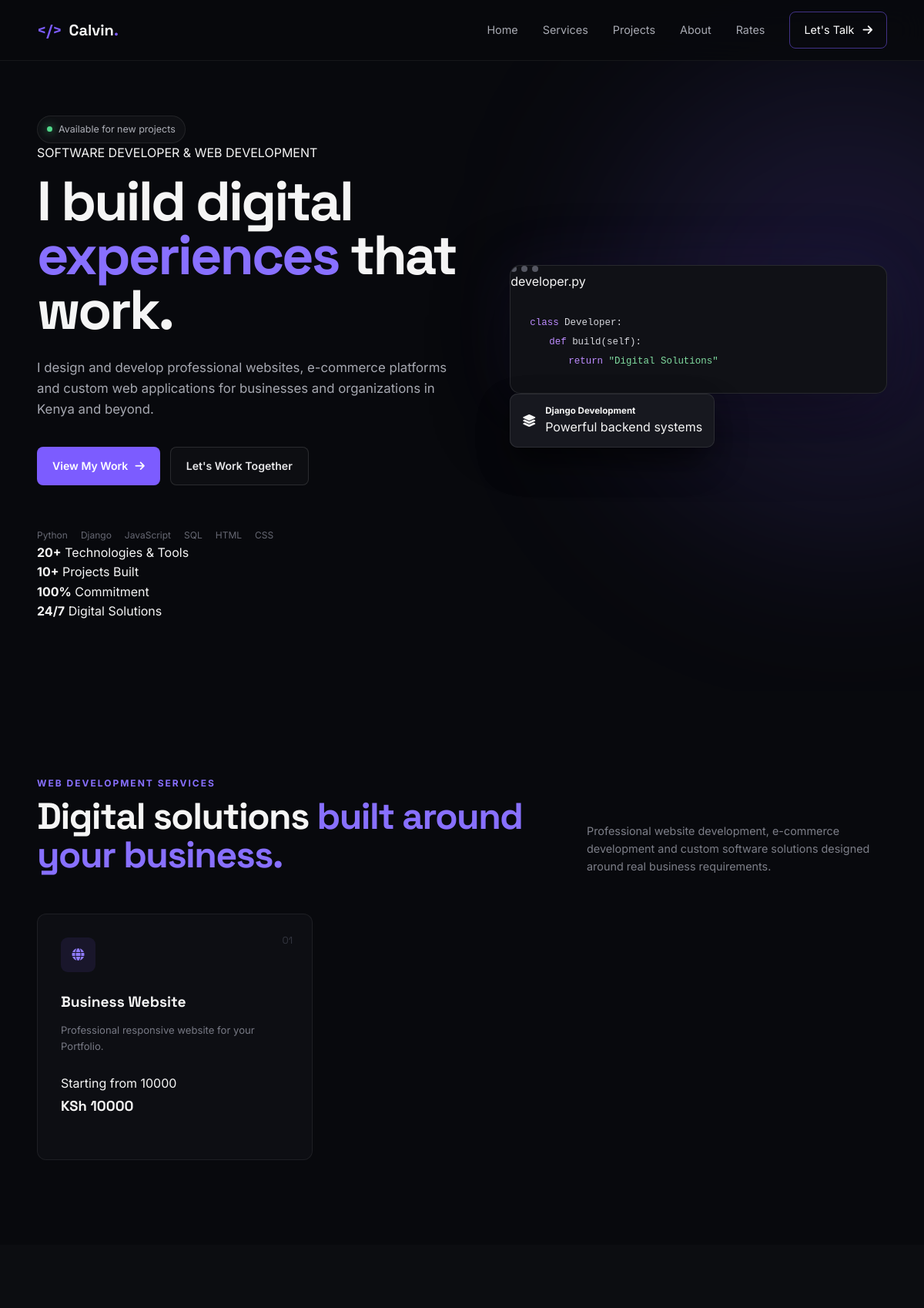
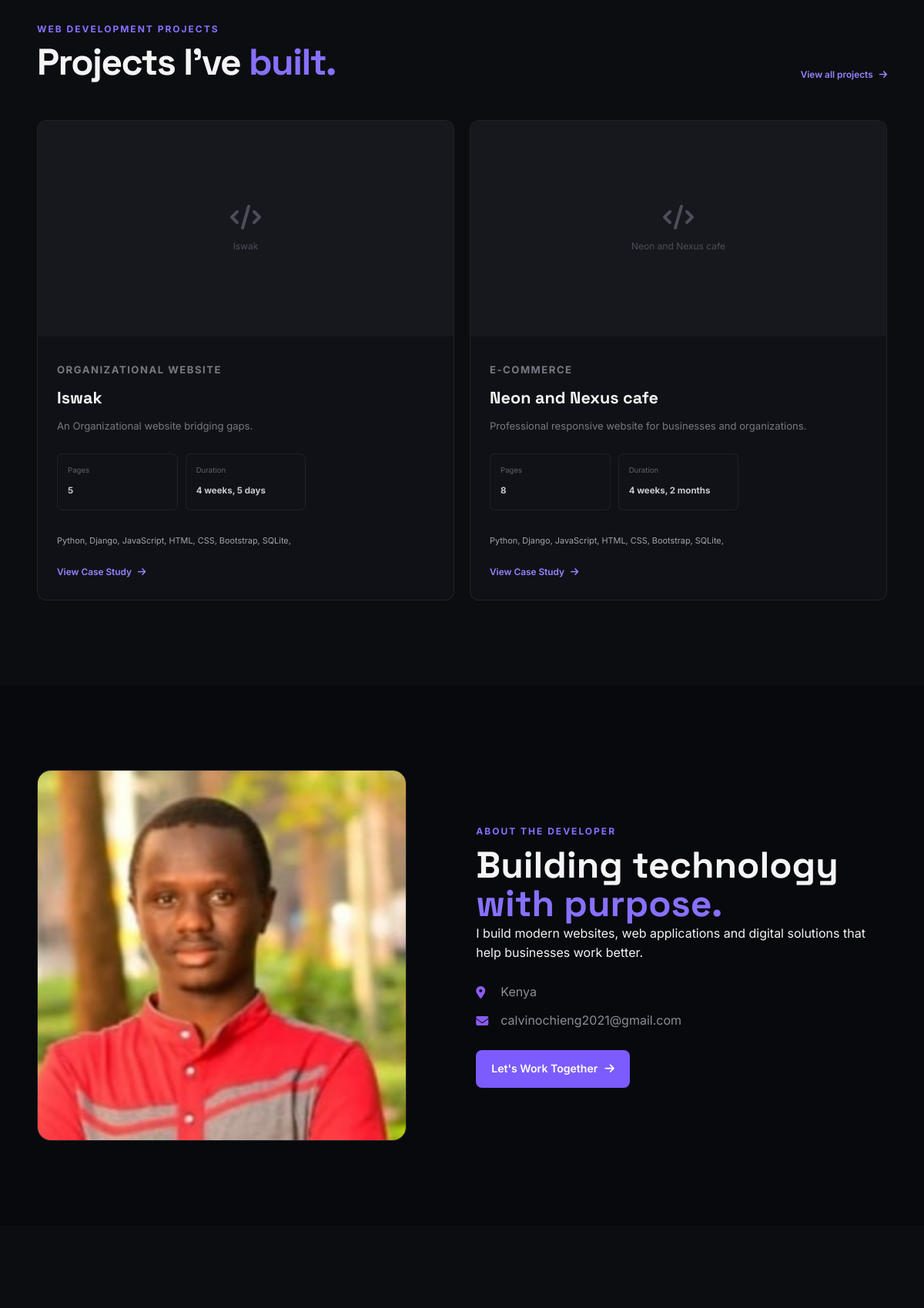
The page / (upper part) on the database its author committed (2 pictures, top to bottom).
### core/models.py (models this page shows, shortened)
class Service(models.Model):
    name = models.CharField(
        max_length=200
    )
    short_description = models.CharField(
        max_length=300
    )
    description = models.TextField(
        blank=True
    )
    starting_price = models.DecimalField(
        max_digits=10,
        decimal_places=2
    )
    price_label = models.CharField(
        max_length=100,
        default="Starting from"
    )
    featured = models.BooleanField(
        default=False
    )
    order = models.PositiveIntegerField(
        default=0
    )
    class Meta:
        ordering = [
            "order",
            "name",
        ]

class Project(models.Model):
    title = models.CharField(
        max_length=200
    )
    slug = models.SlugField(
        unique=True,
        blank=True
    )
    category = models.CharField(
        max_length=100,
        blank=True,
        help_text="Example: E-Commerce, Business Website, Web Application"
    )
    short_description = models.CharField(
        max_length=300
    )
    description = models.TextField()
    pages = models.PositiveIntegerField(
        default=1,
        help_text="Number of pages/screens in the project."
    )
    cost = models.DecimalField(
        max_digits=12,
        decimal_places=2,
        blank=True,
        null=True,
        help_text="Project cost in KSh."
    )
    show_cost = models.BooleanField(
        default=False,
        help_text="If enabled, the project cost will be displayed publicly."
    )
    duration = models.CharField(
        max_length=100,
        blank=True,
        help_text="Example: 4 weeks, 2 months"
    )
    role = models.CharField(
        max_length=200,
        blank=True,
        help_text="Example: Full-Stack Developer"
    )
    technologies = models.CharField(
        max_length=500,
        help_text="Separate technologies with commas."
    )
    features = models.TextField(
        blank=True,
        help_text="Enter one feature per line."
    )
    challenges = models.TextField(
        blank=True
    )
    solution = models.TextField(
        blank=True
    )
    image = models.ImageField(
        upload_to="projects/",
        blank=True,
        null=True,
        help_text="Main project image."
    )
    github_url = models.URLField(
        blank=True
    )
    live_url = models.URLField(
        blank=True
    )
    featured = models.BooleanField(
        default=False
    )
    completed_date = models.DateField(
        blank=True,
        null=True
    )
    created_at = models.DateTimeField(
        auto_now_add=True
    )
    updated_at = models.DateTimeField(
        auto_now=True
    )
    class Meta:
        ordering = [
            "-completed_date",
            "-created_at",
            "title",
        ]

class SiteProfile(models.Model):
    name = models.CharField(
        max_length=150,
        default="Calvin Ochieng"
    )
    professional_title = models.CharField(
        max_length=200,
        default="Software Developer & Web Solutions"
    )
    short_bio = models.TextField(
        blank=True,
        default=(
            "I build modern websites, web applications and "
            "digital solutions that help businesses work better."
        )
    )
    photo = models.ImageField(
        upload_to="profile/",
        blank=True,
        null=True,
        help_text="Upload your professional profile photo."
    )
    email = models.EmailField(
        blank=True
    )
    phone = models.CharField(
        max_length=30,
        blank=True
    )
    location = models.CharField(
        max_length=150,
        blank=True,
        default="Kenya"
    )
    github_url = models.URLField(
        blank=True
    )
    linkedin_url = models.URLField(
        blank=True
    )
    updated_at = models.DateTimeField(
        auto_now=True
    )
    class Meta:
        verbose_name = "Site Profile"
        verbose_name_plural = "Site Profile"

### core/views.py (the view, shortened to what this page needs)
# urls.py: path('', views.home, name='home'),
def home(request):
    profile = SiteProfile.objects.first()
    services = Service.objects.all()
    featured_projects = Project.objects.filter(
        featured=True
    )
    skills = Skill.objects.all()
    context = {
        "profile": profile,
        "services": services,
        "featured_projects": featured_projects,
        "skills": skills,
    }
    return render(
        request,
        "home.html",
        context
    )

### core/templates/home.html (shortened to what this page needs)
{% extends 'base.html' %}
{% block content %}
<section class="hero" id="home">
<div class="container">
    <div class="hero-grid">
        <div class="hero-content">
            <div class="availability">
                <span class="availability-dot"></span>
                Available for new projects
            </div>
            <p class="hero-label">
                SOFTWARE DEVELOPER & WEB DEVELOPMENT
            </p>
            <h1>
                I build digital
                <span>experiences</span>
                that work.
            </h1>
            <p class="hero-description">
                I design and develop professional websites,
                e-commerce platforms and custom web
                applications for businesses and organizations
                in Kenya and beyond.
            </p>
            <div class="hero-buttons">
                <a href="#projects" class="btn btn-primary">
                    View My Work
                    <i class="fa-solid fa-arrow-right"></i>
                </a>
                <a href="#contact" class="btn btn-secondary">
                    Let's Work Together
                </a>
            </div>
            <div class="hero-tech">
                <span>Python</span>
                <span>Django</span>
                <span>JavaScript</span>
                <span>SQL</span>
                <span>HTML</span>
                <span>CSS</span>
            </div>
        </div>
        <div class="hero-visual">
            <div class="code-window">
                <div class="code-window-header">
                    <div class="window-dots">
                        <span></span>
                        <span></span>
                        <span></span>
                    </div>
                    <span>developer.py</span>
                </div>
                <div class="code-content">
                    <p>
                        <span class="code-purple">class</span>
                        Developer:
                    </p>
                    <p class="indent">
                        <span class="code-purple">def</span>
                        build(self):
                    </p>
                    <p class="double-indent">
                        <span class="code-purple">return</span>
                        <span class="code-green">
                            "Digital Solutions"
                        </span>
                    </p>
                </div>
            </div>
            <div class="floating-card floating-card-one">
                <div>
                    <strong>Web Applications</strong>
                    <span>Built for real businesses</span>
                </div>
            </div>
            <div class="floating-card floating-card-two">
                <i class="fa-solid fa-layer-group"></i>
                <div>
                    <strong>Django Development</strong>
                    <span>Powerful backend systems</span>
                </div>
            </div>
        </div>
    </div>
    <div class="hero-stats">
        <div>
            <strong>20+</strong>
            <span>Technologies & Tools</span>
        </div>
        <div>
            <strong>10+</strong>
            <span>Projects Built</span>
        </div>
        <div>
            <strong>100%</strong>
            <span>Commitment</span>
        </div>
        <div>
            <strong>24/7</strong>
            <span>Digital Solutions</span>
        </div>
    </div>
</div>
</section>
<section class="section services-section" id="services">
<div class="container">
    <div class="section-heading">
        <div>
            <p class="section-label">
                WEB DEVELOPMENT SERVICES
            </p>
            <h2>
                Digital solutions
                <span>built around your business.</span>
            </h2>
        </div>
        <p>
            Professional website development, e-commerce
            development and custom software solutions
            designed around real business requirements.
        </p>
    </div>
    <div class="services-grid">
        {% for service in services %}
        <article class="service-card">
            <div class="service-number">
                0{{ forloop.counter }}
            </div>
            <div class="service-icon">
                {% if forloop.counter == 1 %}
                    <i class="fa-solid fa-globe"></i>
                {% elif forloop.counter == 2 %}
                    <i class="fa-solid fa-cart-shopping"></i>
                {% elif forloop.counter == 3 %}
                    <i class="fa-solid fa-code"></i>
                {% elif forloop.counter == 4 %}
                    <i class="fa-solid fa-database"></i>
                {% else %}
                    <i class="fa-solid fa-laptop-code"></i>
                {% endif %}
            </div>
            <h3>
                {{ service.name }}
            </h3>
            <p>
                {{ service.short_description }}
            </p>
            {% if service.starting_price %}
            <div class="service-price">
                <span>
                    {{ service.price_label }}
                </span>
                <strong>
                    KSh {{ service.starting_price|floatformat:0 }}
                </strong>
            </div>
            {% endif %}
        </article>
        {% endfor %}
    </div>
</div>
</section>
<section class="section projects-section" id="projects">
<div class="container">
    <div class="section-heading">
        <div>
            <p class="section-label">
                WEB DEVELOPMENT PROJECTS
            </p>
            <h2>
                Projects I've
                <span>built.</span>
            </h2>
        </div>
        <a href="{% url 'core:projects' %}" class="text-link">
            View all projects
            <i class="fa-solid fa-arrow-right"></i>
        </a>
    </div>
    <div class="projects-grid">
        {% for project in featured_projects %}
        <article class="project-card">
            <div class="project-image">
                {% if project.image %}
                <img
                    src="{{ project.image.url }}"
                    alt="{{ project.title }} - {{ project.category|default:'Web Development Project' }} by Calvin Ochieng"
                    loading="lazy"
                >
                {% else %}
                <div class="project-placeholder">
                    <i class="fa-solid fa-code"></i>
                    <span>
                        {{ project.title }}
                    </span>
                </div>
                {% endif %}
            </div>
            <div class="project-content">
                <p class="project-category">
                    {% if project.category %}
                        {{ project.category }}
                    {% else %}
                        Software Development
                    {% endif %}
                </p>
                <h3>
                    {{ project.title }}
                </h3>
                <p>
                    {{ project.short_description }}
                </p>
                <div class="project-mini-stats">
                    <div>
                        <span>
                            Pages
                        </span>
                        <strong>
                            {{ project.pages }}
                        </strong>
                    </div>
                    {% if project.duration %}
                    <div>
                        <span>
                            Duration
                        </span>
                        <strong>
                            {{ project.duration }}
                        </strong>
                    </div>
                    {% endif %}
                </div>
                {% if project.technologies %}
                <div class="technology-list">
                    <span>
                        {{ project.technologies }}
                    </span>
                </div>
                {% endif %}
                <div class="project-card-footer">
                    <a
                        href="{% url 'core:project_detail' project.slug %}"
                        class="text-link"
                        aria-label="View case study for {{ project.title }}"
                    >
                        View Case Study
                        <i class="fa-solid fa-arrow-right"></i>
                    </a>
                </div>
            </div>
        </article>
        {% endfor %}
    </div>
</div>
</section>
<section class="section about-section" id="about">
<div class="container">
    <div class="about-grid">
        <div class="about-image">
            {% if profile and profile.photo %}
            <img
                src="{{ profile.photo.url }}"
                alt="{{ profile.name }} - Software Developer and Web Developer in Kenya"
                loading="lazy"
            >
            {% else %}
            <div class="about-photo-placeholder">
                <i class="fa-solid fa-user"></i>
            </div>
            {% endif %}
        </div>
        <div class="about-content">
            <p class="section-label">
                ABOUT THE DEVELOPER
            </p>
            <h2>
                Building technology
                <span>with purpose.</span>
            </h2>
            {% if profile and profile.short_bio %}
            <div class="about-description">
                {{ profile.short_bio|linebreaks }}
            </div>
            {% endif %}
            {% if profile %}
            <div class="about-contact-info">
                {% if profile.location %}
                <div>
                    <i class="fa-solid fa-location-dot"></i>
                    <span>
                        {{ profile.location }}
                    </span>
                </div>
                {% endif %}
                {% if profile.email %}
                <div>
                    <i class="fa-solid fa-envelope"></i>
                    <span>
                        {{ profile.email }}
                    </span>
                </div>
                {% endif %}
            </div>
            {% endif %}
            <a href="#contact" class="btn btn-primary">
                Let's Work Together
                <i class="fa-solid fa-arrow-right"></i>
            </a>
        </div>
    </div>
</div>
</section>
<section class="section skills-section" id="skills">
</section>
{% endblock %}

### rows shown on the page
Service: name "Business Website", short_description "Professional responsive website for your Portfolio.", price_label "Starting from 10000", starting_price "10000"
Project: title "Iswak", category "ORGANIZATIONAL WEBSITE", short_description "An Organizational website bridging gaps.", pages "5", duration "4 weeks, 5 days", technologies "Python, Django, JavaScript, HTML, CSS, Bootstrap, SQLite,"
Project: title "Neon and Nexus cafe", category "E-COMMERCE", short_description "Professional responsive website for businesses and organizations.", pages "8", duration "4 weeks, 2 months", technologies "Python, Django, JavaScript, HTML, CSS, Bootstrap, SQLite,"
SiteProfile: photo (picture), short_bio "I build modern websites, web applications and digital solutions that help businesses work better.", location "Kenya", email "calvinochieng2021@gmail.com"
